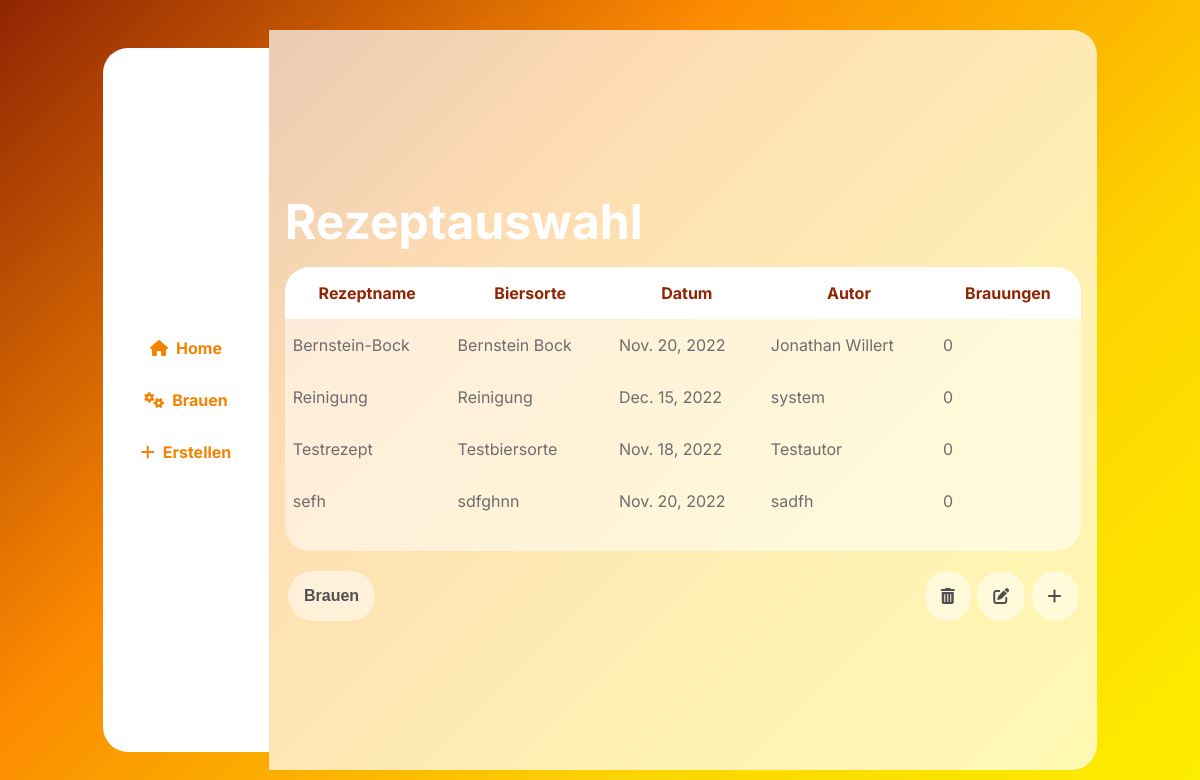
Before: /home (signed in) with the older database file.
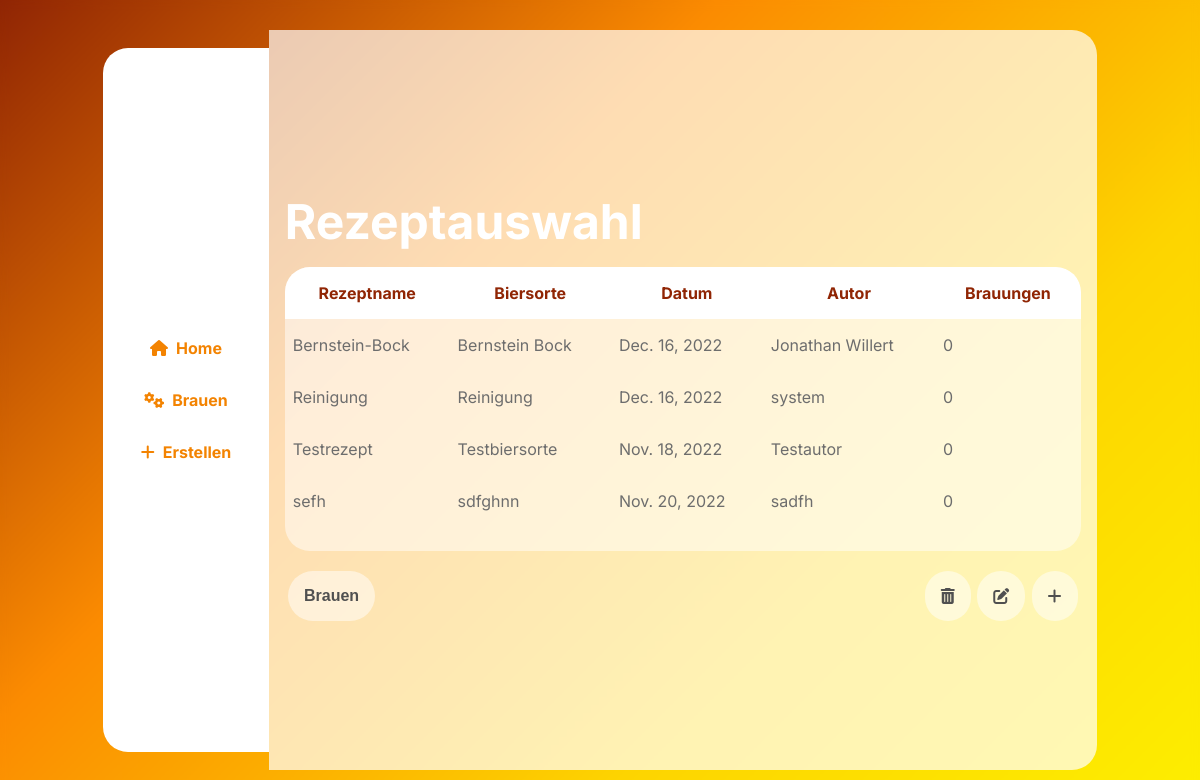
After: the same page with the newer database file.
### brewing/models.py (models this page shows, shortened)
class brew_recipe(models.Model):
    id = models.AutoField(primary_key=True)
    name = models.CharField(max_length=100)
    date = models.DateField(auto_now=True)
    bier_sorte = models.CharField(max_length=100)
    author = models.CharField(max_length=100)
    ausschlagwuerze = models.CharField(max_length=100, default="")
    sudhausausbeute = models.CharField(max_length=100)
    stamwuerze = models.CharField(max_length=100)
    ibu = models.IntegerField()
    ebc = models.IntegerField()
    alcohol = models.FloatField(default=0)
    description = models.TextField(max_length=1000)
    brauwasser = models.CharField(max_length=800)
    schuettung = models.CharField(max_length=800)
    maischplan = models.CharField(max_length=800)
    wuerzekochen = models.CharField(max_length=800)
    gaerung = models.CharField(max_length=800)
    phase = models.CharField(max_length=8000)
    number_of_brews = models.IntegerField(default=0)

### brewing/views.py (the view)
# urls.py: 2. Add a URL to urlpatterns:  path('', views.home, name='home')
def home(request):
    if(request.user.is_authenticated):
        order_by = request.GET.get('order_by', 'name')
        recipes = brew_recipe.objects.all().order_by(order_by)
        return render(request, 'brewing/home.html', {
            "recipes": recipes,
        })
    else:
        return redirect('/login')

### brewing/templates/brewing/home.html (shortened to what this page needs)
{% extends "brewing/template.html" %}
{% load static %}
{% block maincontent %}
<main class="main-xl">
  <h1>Rezeptauswahl</h1>
  <div id="recipeTableBox">
  <table id="selectRecipeTable">
    <thead>
      <tr>
        <th onclick="sortTable('name')">Rezeptname</th>
        <th onclick="sortTable('bier_sorte')">Biersorte</th>
        <th onclick="sortTable('date')">Datum</th>
        <th onclick="sortTable('author')">Autor</th>
        <th onclick="sortTable('number_of_brews')">Brauungen</th>
      </tr>
    </thead>
    <tbody>
      {% for recipe in recipes %}
      <tr>
          <td>{{recipe.name}}</td>
          <td>{{recipe.bier_sorte}}</td>
          <td>{{recipe.date}}</td>
          <td>{{recipe.author}}</td>
          <td>{{recipe.number_of_brews}}</td>
      </tr>
      {% endfor %}
    </tbody>
  </table>
</div>
  <div class="recipeButtonBox">
  <form action="{% url 'brewing' %}" id="submit_brewing_form" method="post">
    <button type="button" class="submitButton" id="submitRecipe" onclick="submit_button()">Brauen</button>
  </form>
  <div class="recipeEditButtonBox">
    <button class="submitButton" id="delRecipe"><i class="fa-solid fa-trash-can"></i></button>
    <button type="button" class="submitButton" id="editRecipe"><i class="fa-solid fa-pen-to-square"></i></button>
    <button type="button" class="submitButton" id="addRecipe" onclick="location.href='create'"><i class="fa-solid fa-plus"></i></button>
  </div>
</div>
</main>
{% endblock %}

### brewing/templates/brewing/template.html (shortened to what this page needs)
<!DOCTYPE html>
<html lang="en">
<head>
    {% load static %}
    <link rel="stylesheet" type="text/css" href="{% static '/css/style.css' %}">
</head>
<body data-barba="wrapper">
    <nav class="menu">
        <ul>
            <li><a href="{% url 'home'%}"><i class="fa-solid fa-house"></i>
                    <p>Home</p>
                </a></li>
            <li><a href="{% url 'brewing' %}"><i class="fa-solid fa-gears"></i>
                    <p>Brauen</p>
                </a></li>
            <li><a href="{% url 'create' %}"><i class="fa-solid fa-plus"></i>
                    <p>Erstellen</p>
                </a></li>
        </ul>
    </nav>
    <div id="content" data-barba="container" data-barba-namespace="home">
    {% block maincontent %}
    {% endblock %}
    </div>
</body>
</html>

### brewing/static/css/create.css (style rules this page uses)
h1 { font-size: 3rem; color: white; margin: 1rem 0; }
.submitButton { background: var(--trans05); border: none; border-radius: 25px; padding: 1rem; font-size: 1rem; color: var(--dark-grey); display: flex; justify-content: center; align-items: center; margin: 0.2rem; font-weight: bold; cursor: pointer; }

### brewing/static/css/home.css (style rules this page uses)
.main-xl { width: 100%; border-radius: 0 25px 25px 0; align-items: flex-start; justify-content: center; }
#recipeTableBox { background-color:var(--trans05); padding: 0 0 1.5rem 0; border-radius: 25px; width: 100%; overflow-x: auto; align-self: flex-start; }
#selectRecipeTable { width: 100%; border-spacing: 0px; overflow-x: auto; }
#selectRecipeTable thead { background-color:rgb(255, 255, 255); border-radius: 25px; }
#selectRecipeTable thead tr { border-radius:25px 25px 0 0; }
#selectRecipeTable thead th { color:var(--brown); padding: 1rem; border: none; font-size: 1rem; cursor: pointer; }
#selectRecipeTable thead th:last-child { border-radius:0 25px 0 0; }
#selectRecipeTable tbody { margin-bottom: 1rem; }
#selectRecipeTable tbody tr td { padding: 1rem 0.5rem 1rem 0.5rem; }
#selectRecipeTable tbody tr { cursor: pointer; color:rgb(109, 109, 109); }
.recipeButtonBox { width: 100%; display: flex; flex-direction: row; margin-top: 1rem; justify-content: space-between; }
.recipeEditButtonBox { display: flex; flex-direction: row; }
@media only screen and (min-width: 600px) { .main-xl { width: 100%; height: 105%; } }

Changed rows visible on the page:
changed brew_recipe "Bernstein-Bock": date "Nov. 20, 2022" → "Dec. 16, 2022"
changed brew_recipe "Reinigung": date "Dec. 15, 2022" → "Dec. 16, 2022"
